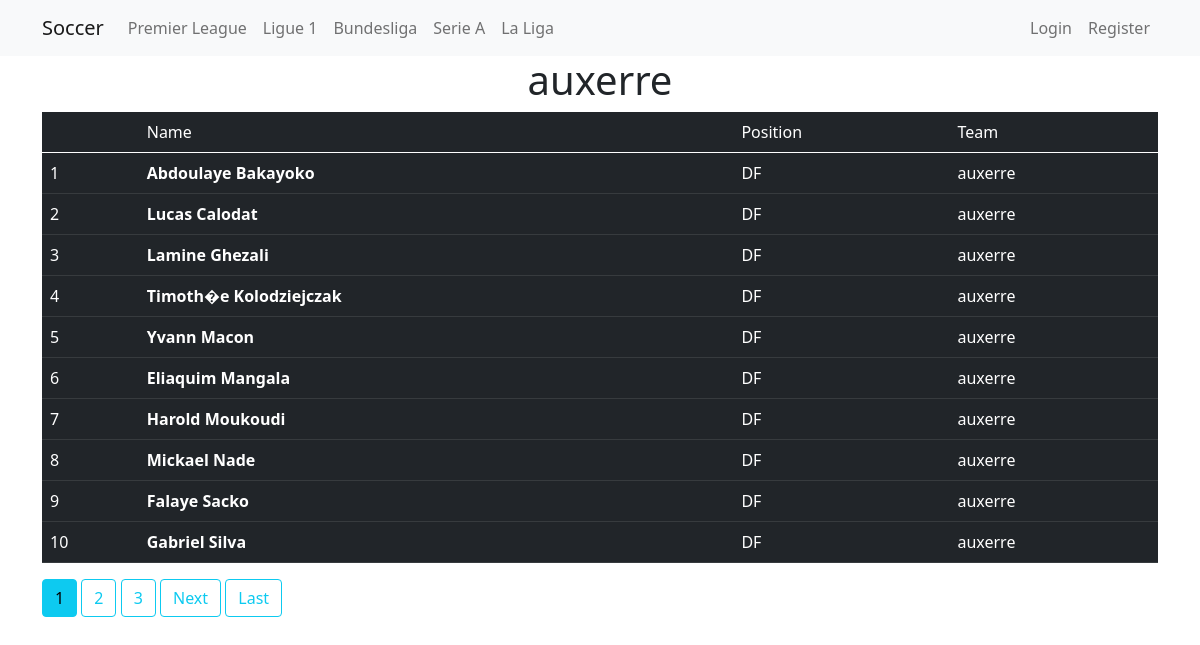
/team/auxerre/, run on the app's committed database.
### core/models.py (models this page shows, shortened)
class League(models.Model):
    slug = models.SlugField(max_length=200, blank=True, null=True)
    name = models.CharField(max_length=255)
    country = models.CharField(max_length=255)

class Footballer(models.Model):
    player = models.CharField(max_length=255, blank=True, null=True)
    position = models.CharField(max_length=255, blank=True, null=True)
    team = models.ForeignKey(Team, on_delete=models.CASCADE)
    class Meta:
        ordering = (
            'position',
        )

class Team(models.Model):
    league = models.ForeignKey(
        League, blank=True, null=True, on_delete=models.CASCADE)
    image = models.ImageField(
        upload_to="images/", default='images/Wolves.png',  blank=True, null=True)
    name = models.CharField(max_length=255)
    slug = models.SlugField(
        max_length=100, unique=True, null=True)
    win = models.IntegerField(blank=True, null=True)
    draw = models.IntegerField(blank=True, null=True)
    loss = models.IntegerField(blank=True, null=True)
    scored = models.IntegerField(blank=True, null=True)
    conceded = models.IntegerField(blank=True, null=True)
    games = models.IntegerField(blank=True, null=True)
    point = models.IntegerField(blank=True, null=True)
    average = models.IntegerField(blank=True, null=True)
    class Meta:
        ordering = [
            '-point', '-average'
        ]
    def __str__(self):
        return self.name

### core/views.py (the view)
# urls.py: path('team/<slug:slug>/', TeamListView.as_view(), name='team'),
class TeamListView(ListView):
    model = Footballer
    template_name = 'core/team.html'
    context_object_name = 'footballers'
    paginate_by = 10
    def get_queryset(self):
        team = get_object_or_404(Team, slug=self.kwargs['slug'])
        return Footballer.objects.filter(team_id=team.id)

### core/processor.py (called while the page is built)
def context_pro(request):
    leagues = League.objects.all()
    context = {
        'leagues': leagues
    }
    return context

### core/templates/core/team.html (shortened to what this page needs)
{% extends 'core/base.html' %}
{% block content %}
    <div class="container">
        <h1 class="text-center">{{ footballers.first.team }}</h1>
        <table class="table center table-responsive table-hover table-dark">
            <thead>
                <tr class="col">
                    <td></td>
                    <td>Name</td>
                    <td>Position</td>
                    <td>Team</td>
                </tr>
            </thead>
            <tbody>
                {% for footballer in footballers %}
                <tr  class="col">
                    <td>{{ page_obj.start_index|add:forloop.counter0 }}</td>
                    <td> <strong>{{ footballer.player }}</strong> </td>
                    <td> {{ footballer.position }} </td>
                    <td> {{ footballer.team }} </td>
                </tr>
                {% endfor %}
            </tbody>
        </table>
        {% if is_paginated %}
            {% for num in page_obj.paginator.page_range %}
                {% if page_obj.number == num %}
                    <a class="btn btn-info mb-4"
                    href="?page={{ num }}"> {{ num }} </a>
                {% elif num > page_obj.number|add:'-3' and num < page_obj.number|add:'3' %}
                    <a class="btn btn-outline-info mb-4"
                    href="?page={{ num }}"> {{num}} </a>
                {% endif %}
            {% endfor %}
            {% if page_obj.has_next %}
                <a class="btn btn-outline-info mb-4"
                href="?page={{ page_obj.next_page_number }}">Next</a>
                <a class="btn btn-outline-info mb-4"
                    href="?page={{ page_obj.paginator.num_pages }}">Last</a>
            {% endif %}
        {% endif %}
    </div>
{% endblock content %}

### core/templates/core/base.html (shortened to what this page needs)
{% load static %}
<!DOCTYPE html>
<html lang="en">
<head>
    <link href="https://cdn.jsdelivr.net/npm/bootstrap@5.0.2/dist/css/bootstrap.min.css" rel="stylesheet">
    <link rel="stylesheet" href="https://use.fontawesome.com/releases/v5.0.8/css/all.css">
    <link rel="stylesheet" type="text/css" href="{% static 'css/style.css' %}">
</head>
<body>
    <nav class="navbar navbar-expand-lg navbar-light bg-light">
        <div class="container">
            <a class="navbar-brand" href="{% url 'home' %}">Soccer</a>
            <div class="collapse navbar-collapse" id="navbarNav">
                <ul class="navbar-nav me-auto">
                    {% for league in leagues %}
                    <li class="nav-item active">
                    <a class="nav-link" href="{% url 'league' slug=league.slug %}">{{ league.name }}</a>
                    </li>
                    {% endfor %}
                </ul>
                <ul class="navbar-nav ms-auto">
                    {% if user.is_authenticated %}
                        <li class="nav-item active">
                            <a class="nav-link" href="{% url 'profile' %}">Profile</a>
                        </li>
                        <li class="nav-item active">
                            <a class="nav-link" href="{% url 'logout' %}">Logout</a>
                        </li>
                    {% else %}
                        <li class="nav-item active">
                            <a class="nav-link" href="{% url 'login' %}">Login</a>
                        </li>
                        <li class="nav-item active">
                            <a class="nav-link" href="{% url 'register' %}">Register</a>
                        </li>
                    {% endif %}
                </ul>
            </div>
        </div>
    </nav>
    {% block content %}
    {% endblock content %}
</body>
</html>

### data on the page
League: name "Premier League"
League: name "Ligue 1"
League: name "Bundesliga"
League: name "Serie A"
League: name "La Liga"
Footballer: first.team "auxerre", start_index|add "1", player "Abdoulaye Bakayoko", position "DF", team "auxerre"
Footballer: start_index|add "2", player "Lucas Calodat", position "DF", team "auxerre"
Footballer: start_index|add "3", player "Lamine Ghezali", position "DF", team "auxerre"
Footballer: start_index|add "4", player "Timoth�e Kolodziejczak", position "DF", team "auxerre"
Footballer: start_index|add "5", player "Yvann Macon", position "DF", team "auxerre"
Footballer: start_index|add "6", player "Eliaquim Mangala", position "DF", team "auxerre"
Footballer: start_index|add "7", player "Harold Moukoudi", position "DF", team "auxerre"
Footballer: start_index|add "8", player "Mickael Nade", position "DF", team "auxerre"
Footballer: start_index|add "9", player "Falaye Sacko", position "DF", team "auxerre"
Footballer: start_index|add "10", player "Gabriel Silva", position "DF", team "auxerre"

### other printed values
{{ num }} "1"
{{ num }} "2" "3"
